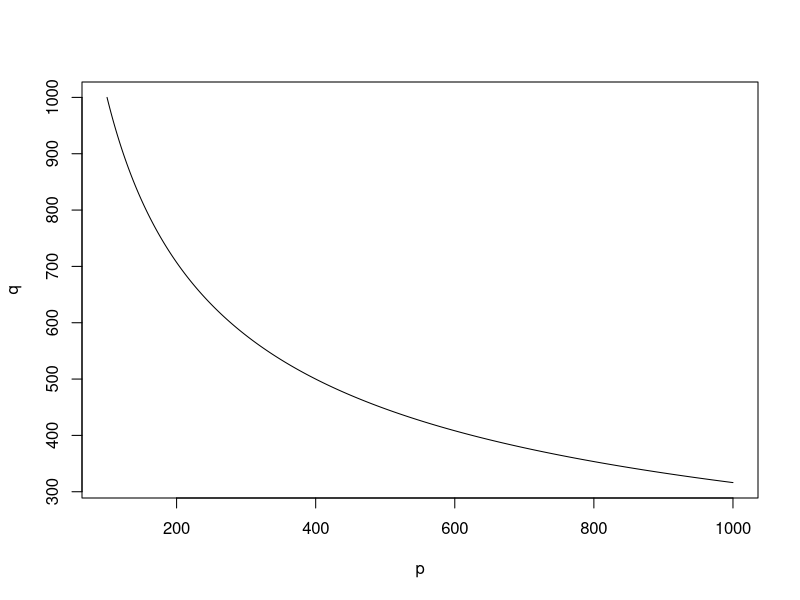
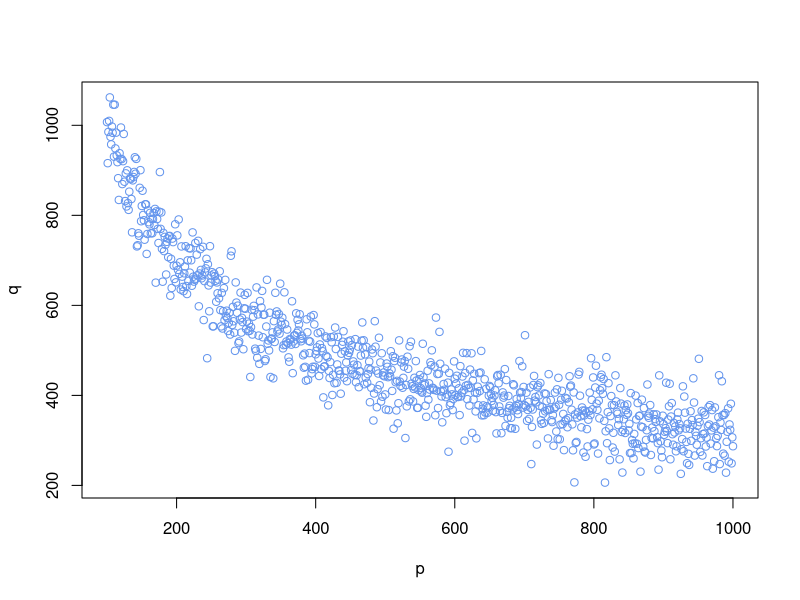
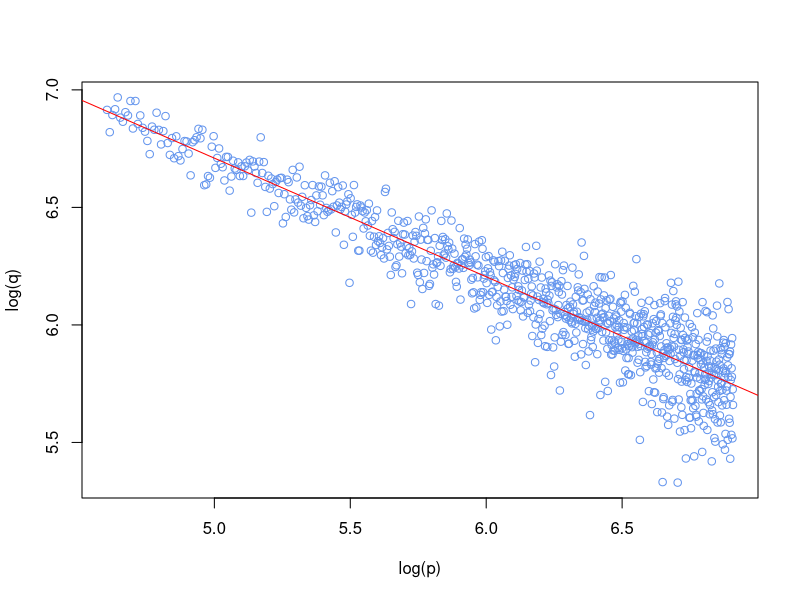

The R source for these figures, in order:
###############
## Homework 5 #
###############
## Course: Principles of Economics
## Jiaming Mao, Xiamen University 

# Problem 5
## 5.1
rm(list = ls()) 
p = 100:1000
q = 10000/sqrt(p)
plot(p,q,type="l")

## 5.2
rm(list = ls()) 
data <- read.csv('Demand_data.csv')
p = data$p
q = data$q
plot(p,q,col="cornflowerblue")

## 5.3
plot(log(p),log(q),col="cornflowerblue")
abline(lm(log(q)~log(p)),col="red")

## 5.4
lm(log(q)~log(p))



